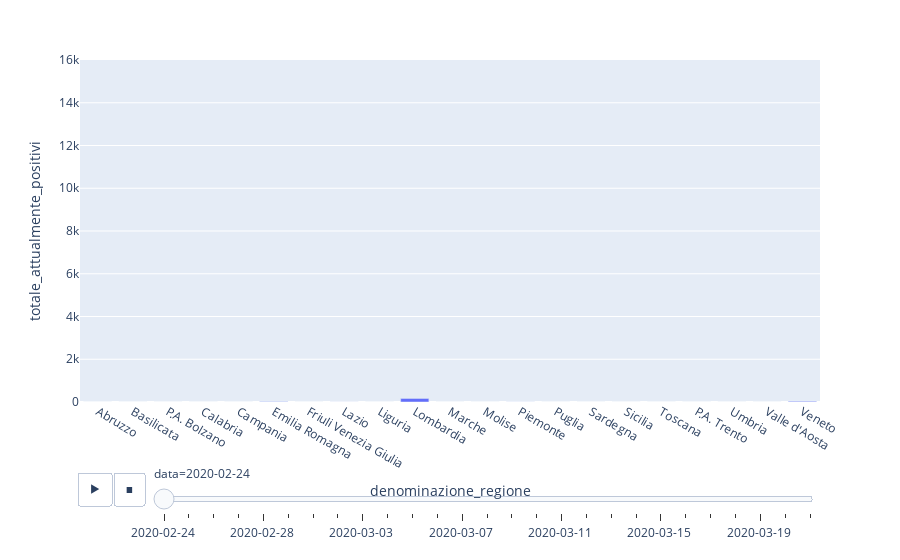

Source (notebook cell):
### Code cell
# px.set_mapbox_access_token(open(".mapbox_token").read())
df = regoni.copy()
df.reset_index(inplace=True)
df['data'] = df['data'].astype('str').str[:-8]
px.bar(df,x='denominazione_regione',y='totale_attualmente_positivi',animation_frame='data',range_y=[0,16000])

### Figure 1 — Plotly figure (JSON) as saved in the notebook; plotly's stock layout.template omitted (floating-point values rounded to 4 significant figures)
{"data": [{"alignmentgroup": "True", "hoverlabel": {"namelength": 0}, "hovertemplate": "data=2020-02-24 <br>denominazione_regione=%{x}<br>totale_attualmente_positivi=%{y}", "legendgroup": "", "marker": {"color": "#636efa"}, "name": "", "offsetgroup": "", "orientation": "v", "showlegend": false, "textposition": "auto", "type": "bar", "x": ["Abruzzo", "Basilicata", "P.A. Bolzano", "Calabria", "Campania", "Emilia Romagna", "Friuli Venezia Giulia", "Lazio", "Liguria", "Lombardia", "Marche", "Molise", "Piemonte", "Puglia", "Sardegna", "Sicilia", "Toscana", "P.A. Trento", "Umbria", "Valle d'Aosta", "Veneto"], "xaxis": "x", "y": [0, 0, 0, 0, 0, 18, 0, 2, 0, 166, 0, 0, 3, 0, 0, 0, 0, 0, 0, 0, 32], "yaxis": "y"}], "layout": {"barmode": "relative", "legend": {"tracegroupgap": 0}, "margin": {"t": 60}, "sliders": [{"active": 0, "currentvalue": {"prefix": "data="}, "len": 0.9, "pad": {"b": 10, "t": 60}, "steps": [{"args": [["2020-02-24 "], {"frame": {"duration": 0, "redraw": true}, "fromcurrent": true, "mode": "immediate", "transition": {"duration": 0, "easing": "linear"}}], "label": "2020-02-24 ", "method": "animate"}, {"args": [["2020-02-25 "], {"frame": {"duration": 0, "redraw": true}, "fromcurrent": true, "mode": "immediate", "transition": {"duration": 0, "easing": "linear"}}], "label": "2020-02-25 ", "method": "animate"}, {"args": [["2020-02-26 "], {"frame": {"duration": 0, "redraw": true}, "fromcurrent": true, "mode": "immediate", "transition": {"duration": 0, "easing": "linear"}}], "label": "2020-02-26 ", "method": "animate"}, {"args": [["2020-02-27 "], {"frame": {"duration": 0, "redraw": true}, "fromcurrent": true, "mode": "immediate", "transition": {"duration": 0, "easing": "linear"}}], "label": "2020-02-27 ", "method": "animate"}, {"args": [["2020-02-28 "], {"frame": {"duration": 0, "redraw": true}, "fromcurrent": true, "mode": "immediate", "transition": {"duration": 0, "easing": "linear"}}], "label": "2020-02-28 ", "method": "animate"}, {"args": [["2020-02-29 "], {"frame": {"duration": 0, "redraw": true}, "fromcurrent": true, "mode": "immediate", "transition": {"duration": 0, "easing": "linear"}}], "label": "2020-02-29 ", "method": "animate"}, {"args": [["2020-03-01 "], {"frame": {"duration": 0, "redraw": true}, "fromcurrent": true, "mode": "immediate", "transition": {"duration": 0, "easing": "linear"}}], "label": "2020-03-01 ", "method": "animate"}, {"args": [["2020-03-02 "], {"frame": {"duration": 0, "redraw": true}, "fromcurrent": true, "mode": "immediate", "transition": {"duration": 0, "easing": "linear"}}], "label": "2020-03-02 ", "method": "animate"}, {"args": [["2020-03-03 "], {"frame": {"duration": 0, "redraw": true}, "fromcurrent": true, "mode": "immediate", "transition": {"duration": 0, "easing": "linear"}}], "label": "2020-03-03 ", "method": "animate"}, {"args": [["2020-03-04 "], {"frame": {"duration": 0, "redraw": true}, "fromcurrent": true, "mode": "immediate", "transition": {"duration": 0, "easing": "linear"}}], "label": "2020-03-04 ", "method": "animate"}, {"args": [["2020-03-05 "], {"frame": {"duration": 0, "redraw": true}, "fromcurrent": true, "mode": "immediate", "transition": {"duration": 0, "easing": "linear"}}], "label": "2020-03-05 ", "method": "animate"}, {"args": [["2020-03-06 "], {"frame": {"duration": 0, "redraw": true}, "fromcurrent": true, "mode": "immediate", "transition": {"duration": 0, "easing": "linear"}}], "label": "2020-03-06 ", "method": "animate"}, {"args": [["2020-03-07 "], {"frame": {"duration": 0, "redraw": true}, "fromcurrent": true, "mode": "immediate", "transition": {"duration": 0, "easing": "linear"}}], "label": "2020-03-07 ", "method": "animate"}, {"args": [["2020-03-08 "], {"frame": {"duration": 0, "redraw": true}, "fromcurrent": true, "mode": "immediate", "transition": {"duration": 0, "easing": "linear"}}], "label": "2020-03-08 ", "method": "animate"}, {"args": [["2020-03-09 "], {"frame": {"duration": 0, "redraw": true}, "fromcurrent": true, "mode": "immediate", "transition": {"duration": 0, "easing": "linear"}}], "label": "2020-03-09 ", "method": "animate"}, {"args": [["2020-03-10 "], {"frame": {"duration": 0, "redraw": true}, "fromcurrent": true, "mode": "immediate", "transition": {"duration": 0, "easing": "linear"}}], "label": "2020-03-10 ", "method": "animate"}, {"args": [["2020-03-11 "], {"frame": {"duration": 0, "redraw": true}, "fromcurrent": true, "mode": "immediate", "transition": {"duration": 0, "easing": "linear"}}], "label": "2020-03-11 ", "method": "animate"}, {"args": [["2020-03-12 "], {"frame": {"duration": 0, "redraw": true}, "fromcurrent": true, "mode": "immediate", "transition": {"duration": 0, "easing": "linear"}}], "label": "2020-03-12 ", "method": "animate"}, {"args": [["2020-03-13 "], {"frame": {"duration": 0, "redraw": true}, "fromcurrent": true, "mode": "immediate", "transition": {"duration": 0, "easing": "linear"}}], "label": "2020-03-13 ", "method": "animate"}, {"args": [["2020-03-14 "], {"frame": {"duration": 0, "redraw": true}, "fromcurrent": true, "mode": "immediate", "transition": {"duration": 0, "easing": "linear"}}], "label": "2020-03-14 ", "method": "animate"}, {"args": [["2020-03-15 "], {"frame": {"duration": 0, "redraw": true}, "fromcurrent": true, "mode": "immediate", "transition": {"duration": 0, "easing": "linear"}}], "label": "2020-03-15 ", "method": "animate"}, {"args": [["2020-03-16 "], {"frame": {"duration": 0, "redraw": true}, "fromcurrent": true, "mode": "immediate", "transition": {"duration": 0, "easing": "linear"}}], "label": "2020-03-16 ", "method": "animate"}, {"args": [["2020-03-17 "], {"frame": {"duration": 0, "redraw": true}, "fromcurrent": true, "mode": "immediate", "transition": {"duration": 0, "easing": "linear"}}], "label": "2020-03-17 ", "method": "animate"}, {"args": [["2020-03-18 "], {"frame": {"duration": 0, "redraw": true}, "fromcurrent": true, "mode": "immediate", "transition": {"duration": 0, "easing": "linear"}}], "label": "2020-03-18 ", "method": "animate"}, {"args": [["2020-03-19 "], {"frame": {"duration": 0, "redraw": true}, "fromcurrent": true, "mode": "immediate", "transition": {"duration": 0, "easing": "linear"}}], "label": "2020-03-19 ", "method": "animate"}, {"args": [["2020-03-20 "], {"frame": {"duration": 0, "redraw": true}, "fromcurrent": true, "mode": "immediate", "transition": {"duration": 0, "easing": "linear"}}], "label": "2020-03-20 ", "method": "animate"}, {"args": [["2020-03-21 "], {"frame": {"duration": 0, "redraw": true}, "fromcurrent": true, "mode": "immediate", "transition": {"duration": 0, "easing": "linear"}}], "label": "2020-03-21 ", "method": "animate"}], "x": 0.1, "xanchor": "left", "y": 0, "yanchor": "top"}], "updatemenus": [{"buttons": [{"args": [null, {"frame": {"duration": 500, "redraw": true}, "fromcurrent": true, "mode": "immediate", "transition": {"duration": 500, "easing": "linear"}}], "label": "&#9654;", "method": "animate"}, {"args": [[null], {"frame": {"duration": 0, "redraw": true}, "fromcurrent": true, "mode": "immediate", "transition": {"duration": 0, "easing": "linear"}}], "label": "&#9724;", "method": "animate"}], "direction": "left", "pad": {"r": 10, "t": 70}, "showactive": false, "type": "buttons", "x": 0.1, "xanchor": "right", "y": 0, "yanchor": "top"}], "xaxis": {"anchor": "y", "domain": [0, 1], "title": {"text": "denominazione_regione"}}, "yaxis": {"anchor": "x", "domain": [0, 1], "range": [0, 16000], "title": {"text": "totale_attualmente_positivi"}}}}
